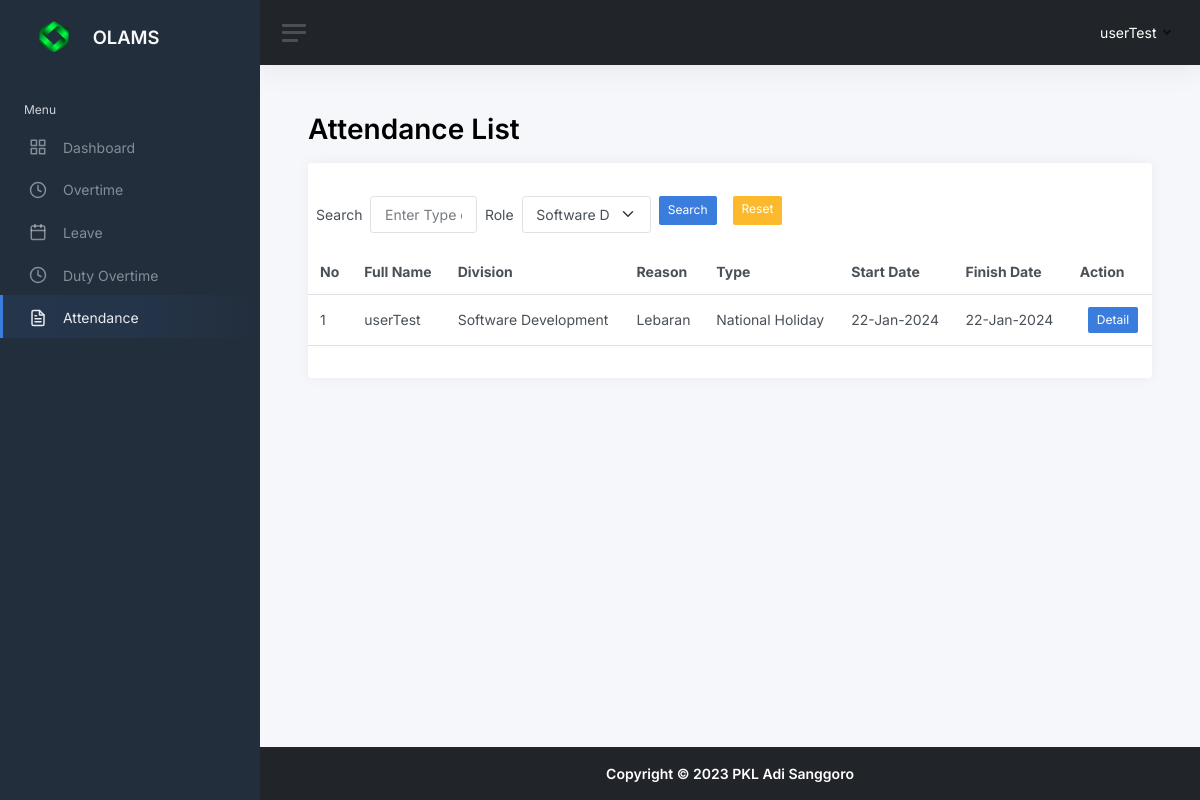
The page /attendancelist.php?filter_division=1 (signed in) on the database its author committed.
### tables this page shows
CREATE TABLE `attendances` (
  `attendance_id` int(10) UNSIGNED NOT NULL,
  `user_id` tinyint(3) UNSIGNED NOT NULL,
  `division_id` tinyint(3) UNSIGNED NOT NULL,
  `reason` text NOT NULL,
  `type` enum('Sick','National Holiday') NOT NULL,
  `start_date` date DEFAULT NULL,
  `finish_date` date DEFAULT NULL,
  `created_at` timestamp NOT NULL DEFAULT current_timestamp(),
  `created_by` tinyint(3) UNSIGNED NOT NULL,
  `updated_at` timestamp NULL DEFAULT NULL ON UPDATE current_timestamp(),
  `updated_by` tinyint(3) UNSIGNED DEFAULT NULL
);

CREATE TABLE `users` (
  `user_id` tinyint(3) UNSIGNED NOT NULL,
  `role_id` tinyint(3) UNSIGNED NOT NULL,
  `name` varchar(64) NOT NULL,
  `username` varchar(32) NOT NULL,
  `password` varchar(254) NOT NULL,
  `email` varchar(64) NOT NULL,
  `created_by` tinyint(3) UNSIGNED NOT NULL,
  `created_at` timestamp NOT NULL DEFAULT current_timestamp(),
  `updated_by` tinyint(3) UNSIGNED DEFAULT NULL,
  `updated_at` timestamp NULL DEFAULT NULL ON UPDATE current_timestamp()
);

CREATE TABLE `m_divisions` (
  `division_id` tinyint(3) UNSIGNED NOT NULL,
  `division_name` varchar(64) NOT NULL,
  `created_at` timestamp NOT NULL DEFAULT current_timestamp(),
  `created_by` tinyint(3) UNSIGNED NOT NULL,
  `updated_at` timestamp NULL DEFAULT NULL ON UPDATE current_timestamp(),
  `updated_by` tinyint(3) UNSIGNED DEFAULT NULL
);

### include/conn.inc.php (called while the page is built, shortened)
<?php
function cleanValue($strhtml)
    {
        $strBersih = $strhtml;
        $strBersih = htmlspecialchars($strBersih);
        $strBersih = trim($strBersih);
        $strBersih = stripslashes($strBersih);
        $strBersih = strip_tags($strBersih);
        return $strBersih;
    }
?>

### attendancelist.php (the view, shortened to what this page needs)
<?php
include __DIR__ ."/include/conn.inc.php";
$user_id = $_SESSION["user_id"];
$limit = 20;
$halaman_aktif = isset($_GET['page']) ? $_GET['page'] : 1;
$offset = ($halaman_aktif - 1) * $limit;
$query = "SELECT
attendances.attendance_id,
attendances.reason,
attendances.type,
attendances.start_date,
attendances.finish_date,
m_divisions.division_name AS division_name,
users.name AS name
FROM attendances
LEFT JOIN users ON attendances.user_id = users.user_id
LEFT JOIN m_divisions ON attendances.division_id = m_divisions.division_id
";
$divisionQuery = "SELECT division_id, division_name FROM m_divisions";
$divisionData = mysqli_prepare($conn, $divisionQuery);
mysqli_stmt_execute($divisionData);
$divisionData = mysqli_stmt_get_result($divisionData);
$divisionOptions = mysqli_fetch_all($divisionData, MYSQLI_ASSOC);
$roleQuery = "SELECT m_roles.role_id FROM users
JOIN m_roles ON users.role_id = m_roles.role_id
WHERE users.user_id = ?";
$roleStatement = mysqli_prepare($conn, $roleQuery);
mysqli_stmt_bind_param($roleStatement, "i", $user_id);
mysqli_stmt_execute($roleStatement);
$roleData = mysqli_stmt_get_result($roleStatement);
$userRole = mysqli_fetch_row($roleData)[0];
if($userRole === 1){
  $query .= " WHERE attendances.user_id = $user_id";
}
$filter_division = "";
if ($_SERVER['REQUEST_METHOD'] === 'GET' && isset($_GET['filter_division']) && !empty($_GET['filter_division'])) {
    $filter_division = cleanValue($_GET['filter_division']);
    $query .= (strpos($query, 'WHERE') === false) ? " WHERE" : " AND";
    $query .= " m_divisions.division_id = '$filter_division'";
}
$search = "";
$query .= " ORDER BY attendances.attendance_id DESC";
$query .= " LIMIT $limit OFFSET $offset ";
$data = mysqli_query($conn, $query);
$karyawanArray = mysqli_fetch_all($data, MYSQLI_ASSOC);
?>
<!DOCTYPE html>
<html lang="en">
<head>
    <?php include "head.inc.php"; ?>
</head>
<body>
    <div class="wrapper">
        <?php include "components/sidebar.inc.php"; ?>
        <div class="main">
            <?php include "components/navbar.inc.php"; ?>
            <main class="content">
                <div class="container-fluid p-0">
                    <h1 class="h1 mb-3 judul_halaman"><strong>Attendance List</strong></h1>
                    <div class="row">
                        <div class="col-12">
                            <div class="card">
                                <div class="card-header">
                                </div>
                                <div class="row">
                                    <div class="col-md-7">
                                        <div class="d-flex align-items-center">
                                            <form action="<?= cleanValue($_SERVER['PHP_SELF']); ?>" method="get" class="d-flex">
                                                <label for="inputSearch" class="m-2 mx-2">Search</label>
                                                <input type="text" name="search" id="inputSearch" placeholder="Enter Type or name" class="form-control form-control" value="<?= $search ?>">
                                                <label for="inputRole" class="m-2 mx-2">Role</label>
                                                <select name="filter_division" id="inputRole" class="form-select form-control">
                                                    <?php foreach ($divisionOptions as $option) : ?>
                                                        <?php $selected = ($filter_division == $option['division_id']) ? 'selected' : ''; ?>
                                                        <option value="<?= $option['division_id'] ?>" <?= $selected ?>>
                                                            <?= $option['division_name'] ?>
                                                        </option>
                                                    <?php endforeach; ?>
                                                </select>
                                                <button type="submit" class="btn btn-sm btn-primary mb-2 mx-2">Search</button>
                                                <a class="btn btn-sm btn-warning mb-2 mx-2" href="<?php echo cleanValue($_SERVER['PHP_SELF']); ?>">Reset</a>
                                            </form>
                                        </div>
                                    </div>
                                    <div class="col-md-5 text-end">
                                      </div>
                                </div>
                                <div class="table-responsive">
                                    <table class="table mb-0 mt-3">
                                        <thead>
                                            <tr>
                                                <th scope="col">No</th>
                                                <th scope="col">Full Name</th>
                                                <th scope="col">Division</th>
                                                <th scope="col">Reason</th>
                                                <th scope="col">Type</th>
                                                <th scope="col">Start Date</th>
                                                <th scope="col">Finish Date</th>
                                                <th scope="col">Action</th>
                                            </tr>
                                        </thead>
                                        <tbody>
                                            <?php if (count($karyawanArray) > 0) : ?>
                                                <?php foreach ($karyawanArray as $key => $value) : ?>
                                                    <tr>
                                                        <td><?= $key + 1 + $offset ?></td>
                                                        <td><?= $value['name'] ?></td>
                                                        <td><?= $value['division_name'] ?></td>
                                                        <td><?= $value['reason'] ?></td>
                                                        <td><?= $value['type'] ?></td>
                                                        <td><?= date('d-M-Y', strtotime($value['start_date'])) ?></td>
                                                        <td><?= date('d-M-Y', strtotime($value['finish_date'])) ?></td>
                                                        <td>
                                                        <?php if ($userRole === 3) :  ?>
                                                            <a href="attendance_update.php?id=<?= $value['attendance_id']; ?>" class="btn btn-warning btn-sm">Edit</a>
                                                            <a href="attendance_detail.php?id=<?= $value['attendance_id'] ?>" class="btn btn-primary btn-sm ms-2">Detail</a>
                                                            <a href="attendance_delete.php?id=<?= $value['attendance_id']; ?>" class="btn btn-danger btn-sm" onclick="return confirm('Are you sure?')">Delete</a>
                                                        <?php elseif ($userRole === 1) :  ?>
                                                            <a href="attendance_detail.php?id=<?= $value['attendance_id'] ?>" class="btn btn-primary btn-sm ms-2">Detail</a>
                                                        <?php elseif ($userRole === 2) : ?>
                                                            <a href="attendance_detail.php?id=<?= $value['attendance_id'] ?>" class="btn btn-primary btn-sm ms-2">Detail</a>
                                                        <?php elseif ($userRole === 4) : ?>
                                                            <a href="attendance_detail.php?id=<?= $value['attendance_id'] ?>" class="btn btn-primary btn-sm ms-2">Detail</a>
                                                        <?php endif; ?>
                                                        </td>
                                                    </tr>
                                                <?php endforeach; ?>
                                            <?php else : ?>
                                                <tr>
                                                    <td colspan="7" style="text-align: center;">No records found!!!</td>
                                                </tr>
                                            <?php endif; ?>
                                        </tbody>
                                    </table>
                                </div>
                                <div class="dataTables_paginate paging_simple_numbers ms-3 mt-3">
                                </div>
                            </div>
                        </div>
                    </div>
                </div>
            </main>
            <?php include "components/footer.inc.php"; ?>
        </div>
    </div>
</body>
</html>

### rows shown on the page
attendances: offset "1", user.name "userTest", division.division_name "Software Development", reason "Lebaran", type "National Holiday", start_date "22-Jan-2024", finish_date "22-Jan-2024"

### other values the page prints
$_SESSION['name'] "userTest"
form field filter_division "Software Development"
